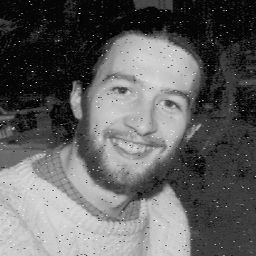
#> input picture img/fce(salt_pepper noise).bmp, 256 x 256 px, found by its file name
$ jupyter execute --allow-errors ch08_2.ipynb
#> lines starting #> are read from the running program, lines starting #| are printed output that depends on the picture
[cell 1]
from google.colab import drive
import cv2
from google.colab.patches import cv2_imshow
import numpy as np
import matplotlib.pyplot as plt

[cell 2]
drive.mount('/content/gdrive')

[cell 3]
img = cv2.imread('/content/gdrive/My Drive/opencv colab/img/scanning.jpg')
#> (the rest of this cell did not finish here and is left out)

#> (a cell that did not finish here is left out)

[cell 5]
kernel = np.ones((3, 3), np.uint8)
#> (the rest of this cell did not finish here and is left out)

[cell 6]
kernel = np.ones((3,3), np.uint8)
#> (the rest of this cell did not finish here and is left out)

[cell 7]
img = cv2.imread('/content/gdrive/My Drive/opencv colab/img/fce(salt_pepper noise).bmp')
#> img is the input picture: shape (256, 256, 3); mean B, G, R 96.5, 96.5, 96.5
RGB_img = cv2.cvtColor(img, cv2.COLOR_BGR2RGB) # BGR 이미지를 RGB 이미지로 변환

gImg= cv2.cvtColor(RGB_img, cv2.COLOR_RGB2GRAY)
print(gImg.shape)
#| (256, 256)
plt.imshow(gImg,cmap='gray')

[cell 8]
kernel = np.ones((3, 3), np.uint8)
dilateImg = cv2.dilate(gImg, kernel, iterations=1)
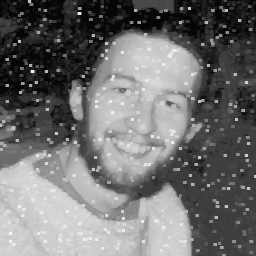
#> dilateImg: shape (256, 256); min 6, max 242, mean 111.4
cv2_imshow(dilateImg)

[cell 9]
kernel = np.ones((3,3), np.uint8)
erodeImg = cv2.erode(dilateImg, kernel, iterations=2)
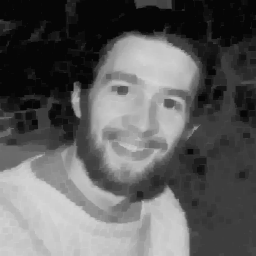
#> erodeImg: shape (256, 256); min 6, max 214, mean 93.9
cv2_imshow(erodeImg)
